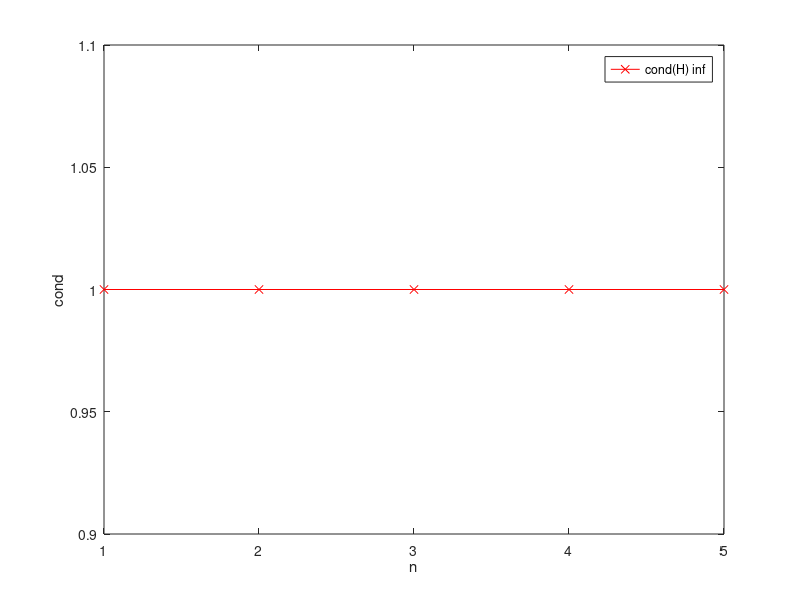

MATLAB code for this plot: (Note: this script raises an error after producing the figure.)
disp("====(1)====")
y=zeros(1,10)
for n=1:10
    H=hilbert(n);
    disp(['n=' num2str(n)]);
    disp(['cond inf=' num2str(cond(H, inf))]);
    y(1,n)=cond(H, inf);
end

x = [1:1:5];
plot(x, y(1,1:5),'rx-'), xlabel('n'), ylabel('cond'), legend('cond(H) inf')

disp("====(2)&(3)====")
for n=1:20
    disp(['n=' num2str(n)]);
    x=ones(n,1);
    H=hilbert(n);
    b=H*x;
    % Gauss消去法解方程组
    x_tilde=ColumnGussianElimination(H,b);
    % 计算剩余向量
    r=b-H*x_tilde;
    % 计算误差向量
    delta_x=x_tilde-x;
    
    r
    delta_x
    
    % 分析有效数字位数
    ineffective_num=0; % x_tilde向量中无效数字个数,无效数字就是有效数字位数是0
    for j=1:n
        if abs(delta_x(j,1))>0.5
            ineffective_num=ineffective_num+1;
        end
    end
    ineffective_num % x_tilde向量中无效数字个数
    
end

